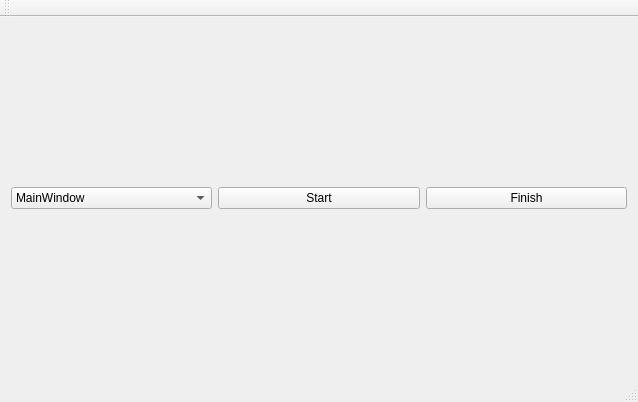
<?xml version="1.0" encoding="UTF-8"?>
<ui version="4.0">
 <class>MainWindow</class>
 <widget class="QMainWindow" name="MainWindow">
  <property name="geometry">
   <rect>
    <x>0</x>
    <y>0</y>
    <width>638</width>
    <height>402</height>
   </rect>
  </property>
  <property name="windowTitle">
   <string>MainWindow</string>
  </property>
  <widget class="QWidget" name="centralWidget">
   <layout class="QHBoxLayout" name="horizontalLayout_2">
    <item>
     <layout class="QHBoxLayout" name="horizontalLayout">
      <item>
       <widget class="QComboBox" name="comboBox">
        <item>
         <property name="text">
          <string>MainWindow</string>
         </property>
        </item>
        <item>
         <property name="text">
          <string>Inherit from QThread</string>
         </property>
        </item>
        <item>
         <property name="text">
          <string>Inherit from QObject</string>
         </property>
        </item>
       </widget>
      </item>
      <item>
       <widget class="QPushButton" name="pushButton_start">
        <property name="text">
         <string>Start</string>
        </property>
       </widget>
      </item>
      <item>
       <widget class="QPushButton" name="pushButton_finish">
        <property name="text">
         <string>Finish</string>
        </property>
       </widget>
      </item>
     </layout>
    </item>
   </layout>
  </widget>
  <widget class="QMenuBar" name="menuBar">
   <property name="geometry">
    <rect>
     <x>0</x>
     <y>0</y>
     <width>638</width>
     <height>23</height>
    </rect>
   </property>
  </widget>
  <widget class="QToolBar" name="mainToolBar">
   <attribute name="toolBarArea">
    <enum>TopToolBarArea</enum>
   </attribute>
   <attribute name="toolBarBreak">
    <bool>false</bool>
   </attribute>
  </widget>
  <widget class="QStatusBar" name="statusBar"/>
 </widget>
 <layoutdefault spacing="6" margin="11"/>
 <resources/>
 <connections/>
</ui>
